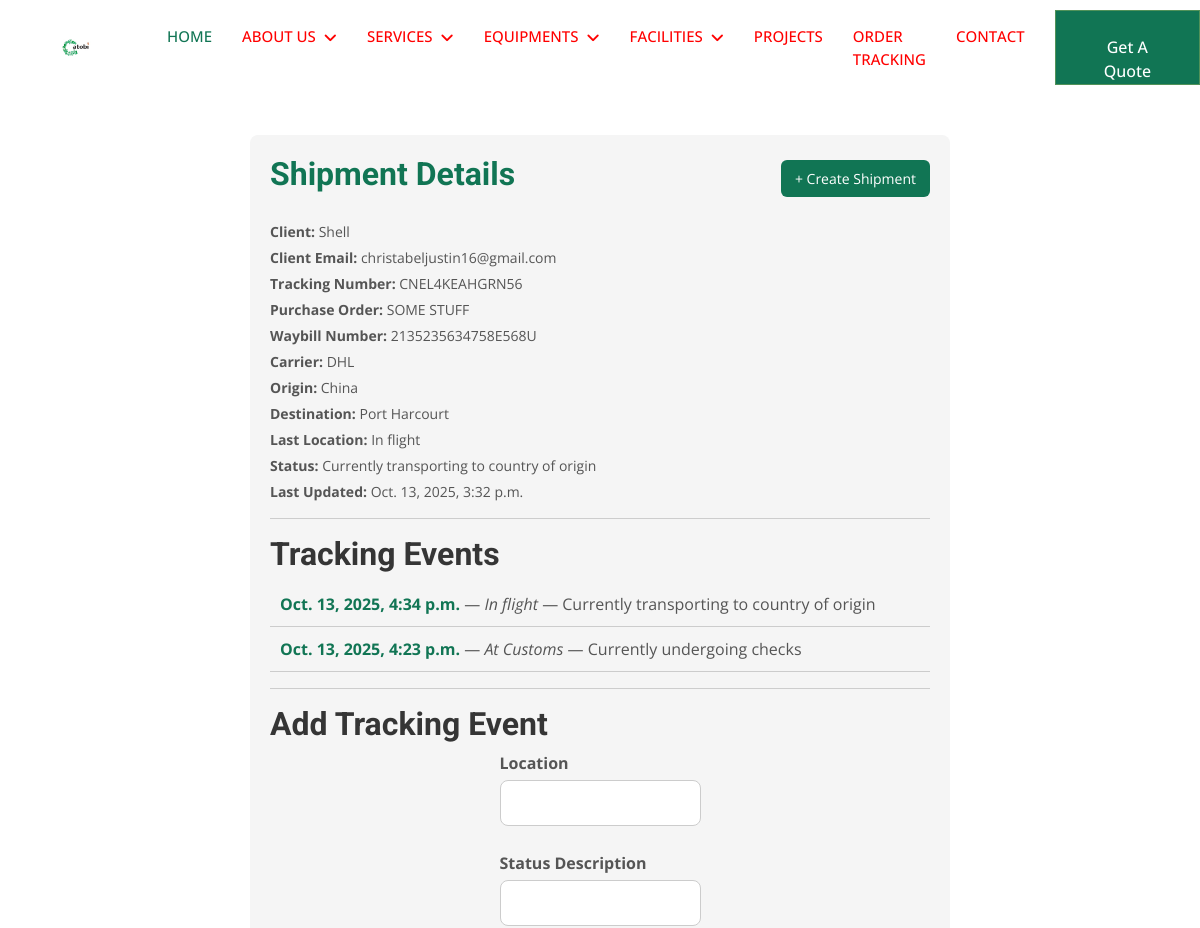
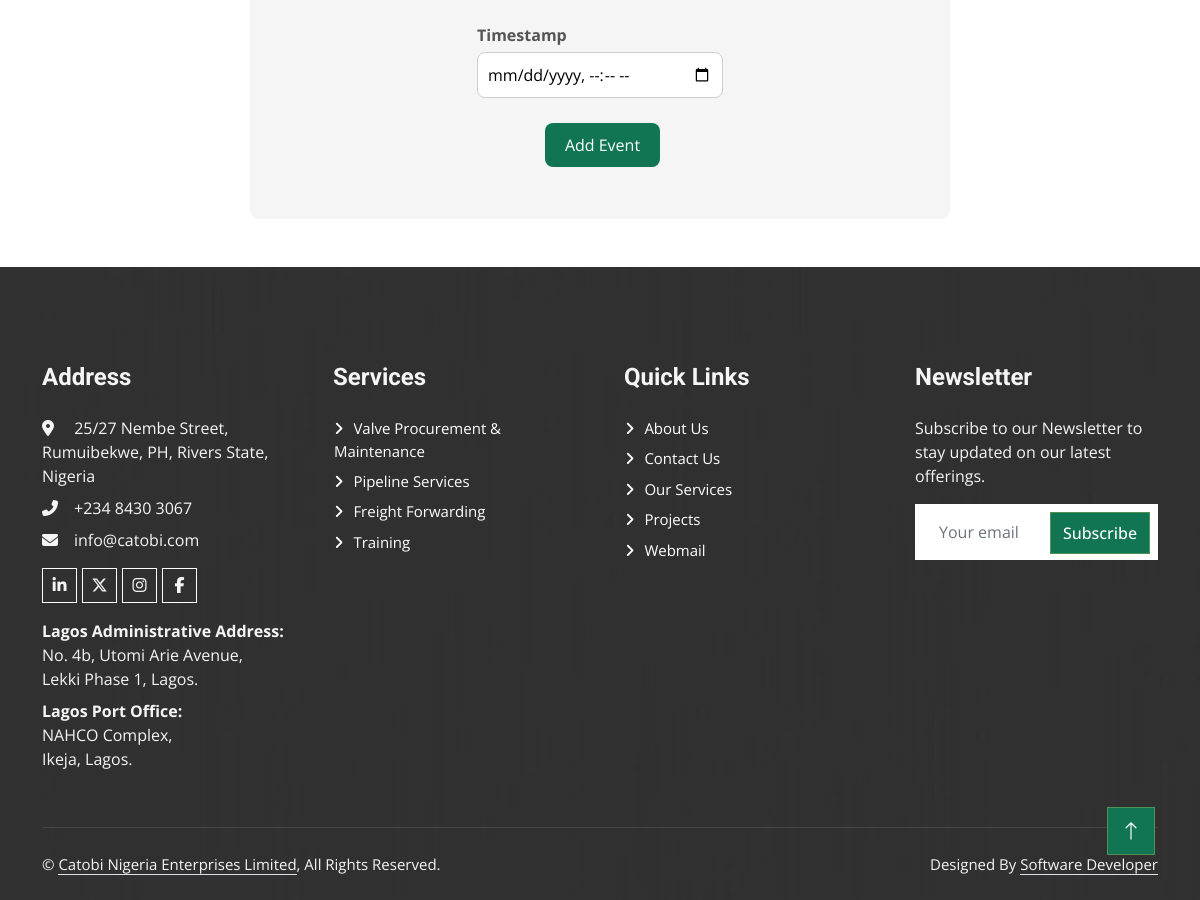
Screenshot of /freight/admin-freight/shipment-details/3/ (signed in) with the database file from the repository (2 pictures, top to bottom).
### freight/models.py (models this page shows, shortened)
class Shipment(models.Model):
    client = models.CharField(max_length=100, null=True, blank=True)
    client_email = models.EmailField(null=True, blank=True)
    tracking_number = models.CharField(max_length=50, unique=True)
    purchase_order = models.CharField(max_length=50, unique=True)
    waybill_number = models.CharField(max_length=50, unique=True)
    carrier = models.CharField(max_length=50, null=True, blank=True)
    origin = models.CharField(max_length=100, blank=True, null=True)
    destination = models.CharField(max_length=100, blank=True, null=True)
    status = models.CharField(
        max_length=100, blank=True, null=True
    )  # e.g., "In Transit", "Delivered"
    last_location = models.CharField(max_length=100, blank=True, null=True)
    estimated_delivery = models.DateField(blank=True, null=True)
    last_updated = models.DateTimeField(auto_now=True)
    created_at = models.DateTimeField(auto_now_add=True)
    class Meta:
        ordering = ["-created_at"]

class TrackingEvent(models.Model):
    shipment = models.ForeignKey(
        Shipment, on_delete=models.CASCADE, related_name="events"
    )
    location = models.CharField(max_length=100)
    status_description = models.CharField(max_length=255)  # e.g., "Arrived at facility"
    timestamp = models.DateTimeField()
    class Meta:
        ordering = ["-timestamp"]

### freight/views.py (the view)
def shipment_detail(request, pk):
    if not request.user.is_authenticated:
        messages.error(request, "Only accessible to Admins.")
        return redirect("login")
    shipment = get_object_or_404(Shipment, pk=pk)
    events = shipment.events.all()  # Because of related_name="events"
    if request.method == "POST":
        form = TrackingEventForm(request.POST)
        if form.is_valid():
            event = form.save(commit=False)
            event.shipment = shipment
            event.save()
            shipment.last_location = event.location
            shipment.status = event.status_description
            shipment.save()
            email = shipment.client_email
            print(f"Email: {email}")
            context = {
                "client_email": email,
                "shipment": shipment,
                "url": f"{BASE_URL}/freight/track-courier/?tracking_number={shipment.tracking_number}",
            }
            template = render_to_string("freight/shipment_update.html", context)
            send_email(email, "Catobi Freight: Shipment Update", template)
            return redirect("shipment_details", pk=shipment.pk)
    else:
        form = TrackingEventForm()
    return render(
        request,
        "freight/shipment_detail.html",
        {
            "shipment": shipment,
            "events": events,
            "form": form,
        },
    )

### freight/forms.py (shortened to what this page needs)
class TrackingEventForm(forms.ModelForm):
    class Meta:
        model = TrackingEvent
        fields = ["location", "status_description", "timestamp"]

### freight/templates/freight/shipment_detail.html (shortened to what this page needs)
{% extends 'base.html' %} {% block content %}
<div class="shipment-detail-container">
  <div class="shipments-header">
    <h2 class="shipments-title">Shipment Details</h2>
    <a href="{% url 'create_shipment' %}" class="shipments-create-btn"
      >+ Create Shipment</a
    >
  </div>
  <div class="shipment-info">
    <p><strong>Client:</strong> {{ shipment.client }}</p>
    <p><strong>Client Email:</strong> {{ shipment.client_email }}</p>
    <p><strong>Tracking Number:</strong> {{ shipment.tracking_number }}</p>
    <p><strong>Purchase Order:</strong> {{ shipment.purchase_order }}</p>
    <p><strong>Waybill Number:</strong> {{ shipment.waybill_number }}</p>
    <p><strong>Carrier:</strong> {{ shipment.carrier }}</p>
    <p><strong>Origin:</strong> {{ shipment.origin }}</p>
    <p><strong>Destination:</strong> {{ shipment.destination }}</p>
    <p><strong>Last Location:</strong> {{ shipment.last_location }}</p>
    <p><strong>Status:</strong> {{ shipment.status }}</p>
    <p><strong>Last Updated:</strong> {{ shipment.last_updated }}</p>
  </div>
  <hr />
  <h2>Tracking Events</h2>
  {% if events %}
  <ul class="tracking-event-list">
    {% for event in events %}
    <li>
      <span class="event-time">{{ event.timestamp }}</span> —
      <span class="event-location">{{ event.location }}</span> —
      <span class="event-status">{{ event.status_description }}</span>
    </li>
    {% endfor %}
  </ul>
  {% else %}
  <p>No tracking events yet.</p>
  {% endif %}
  <hr />
  <h2>Add Tracking Event</h2>
  <form
    action="{% url 'shipment_details' shipment.id %}"
    method="POST"
    class="tracking-form"
  >
    <div class="form-group">
      <label for="location">Location</label>
      <input type="text" name="location" id="location" required />
    </div>
    <div class="form-group">
      <label for="status_description">Status Description</label>
      <input
        type="text"
        name="status_description"
        id="status_description"
        required
      />
    </div>
    <div class="form-group">
      <label for="timestamp">Timestamp</label>
      <input type="datetime-local" name="timestamp" id="timestamp" required />
    </div>
    <button type="submit" class="btn-primary">Add Event</button>
  </form>
</div>
{% endblock %}

### static/css/style.css (style rules this page uses)
:root { --primary: #117554; --light: #f5f5f5; --dark: #ff0000; }
.shipments-header { display: flex; justify-content: space-between; align-items: center; margin-bottom: 20px; }
.shipments-title { color: var(--primary); }
.shipments-create-btn { background: var(--primary); color: white; padding: 8px 14px; border-radius: 6px; text-decoration: none; font-size: 14px; }
.shipment-detail-container { background-color: var(--light); padding: 20px; border-radius: 8px; max-width: 700px; margin: 40px auto; }
.shipment-info p { margin: 5px 0; font-size: 14px; }
.tracking-event-list { list-style: none; padding: 0; }
.tracking-event-list li { padding: 10px; border-bottom: 1px solid #ccc; }
.tracking-event-list .event-time { font-weight: bold; color: var(--primary); }
.tracking-event-list .event-location { font-style: italic; }
.tracking-form .form-group { margin-bottom: 15px; }
.tracking-form label { display: block; font-weight: bold; margin-bottom: 5px; }
.tracking-form input { width: 100%; padding: 8px; border: 1px solid #ccc; border-radius: 5px; }
.tracking-form { display: flex; align-items: center; flex-direction: column; margin-bottom: 2rem; gap: 0.5rem; }
.tracking-form input { flex: 1; padding: 0.6rem; border: 2px solid var(--primary); border-radius: 5px; }
.tracking-form button { background-color: var(--primary); color: white; padding: 0.6rem 1rem; border: none; border-radius: 5px; cursor: pointer; white-space: nowrap; margin-left: 5px; }
.tracking-form { display: flex; justify-content: center; gap: 10px; }
.tracking-form input { flex: 1; padding: 10px; border: 1px solid #ccc; border-radius: 8px; }
.tracking-form button { padding: 10px 20px; background-color: var(--primary); color: white; border: none; border-radius: 8px; cursor: pointer; white-space: nowrap; }

### rows the page displays
Shipment: client "Shell", client_email "christabeljustin16@gmail.com", tracking_number "CNEL4KEAHGRN56", purchase_order "SOME STUFF", waybill_number "2135235634758E568U", carrier "DHL", origin "China", destination "Port Harcourt", last_location "In flight", status "Currently transporting to country of origin", last_updated "Oct. 13, 2025, 3:32 p.m."
TrackingEvent: timestamp "Oct. 13, 2025, 4:34 p.m.", location "In flight", status_description "Currently transporting to country of origin"
TrackingEvent: timestamp "Oct. 13, 2025, 4:23 p.m.", location "At Customs", status_description "Currently undergoing checks"
